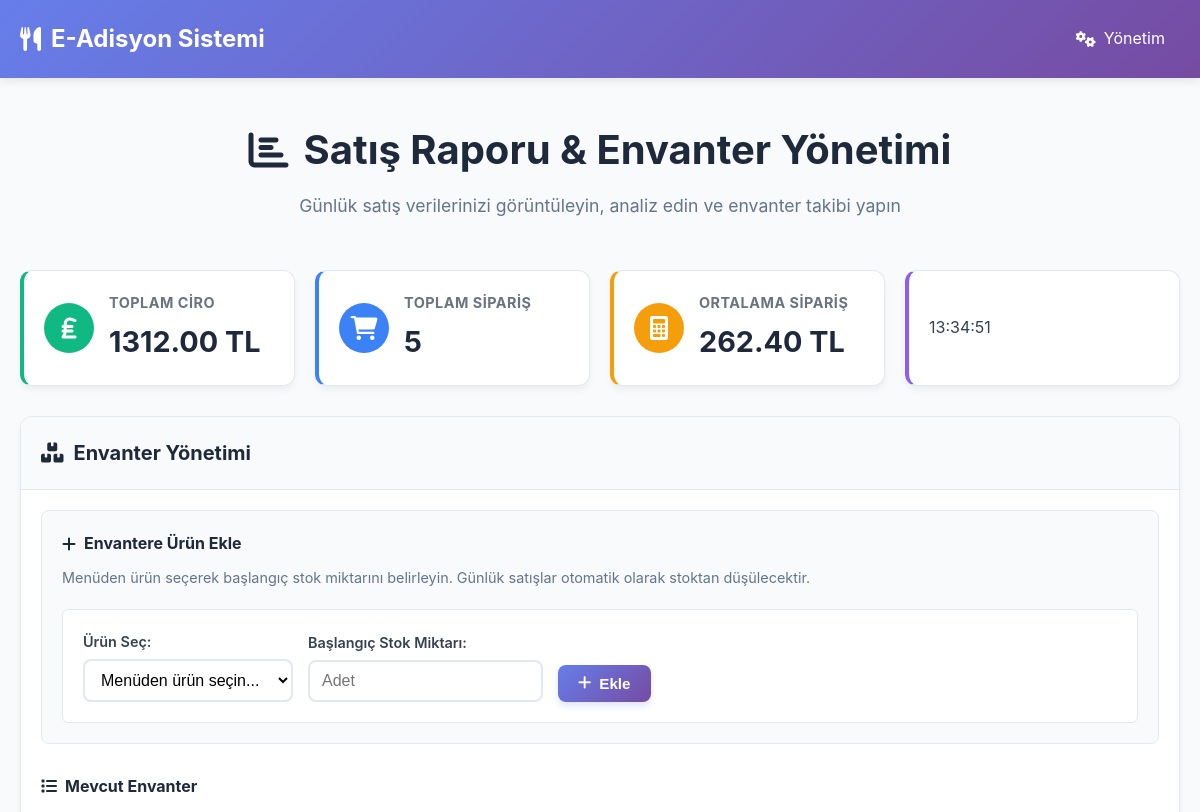
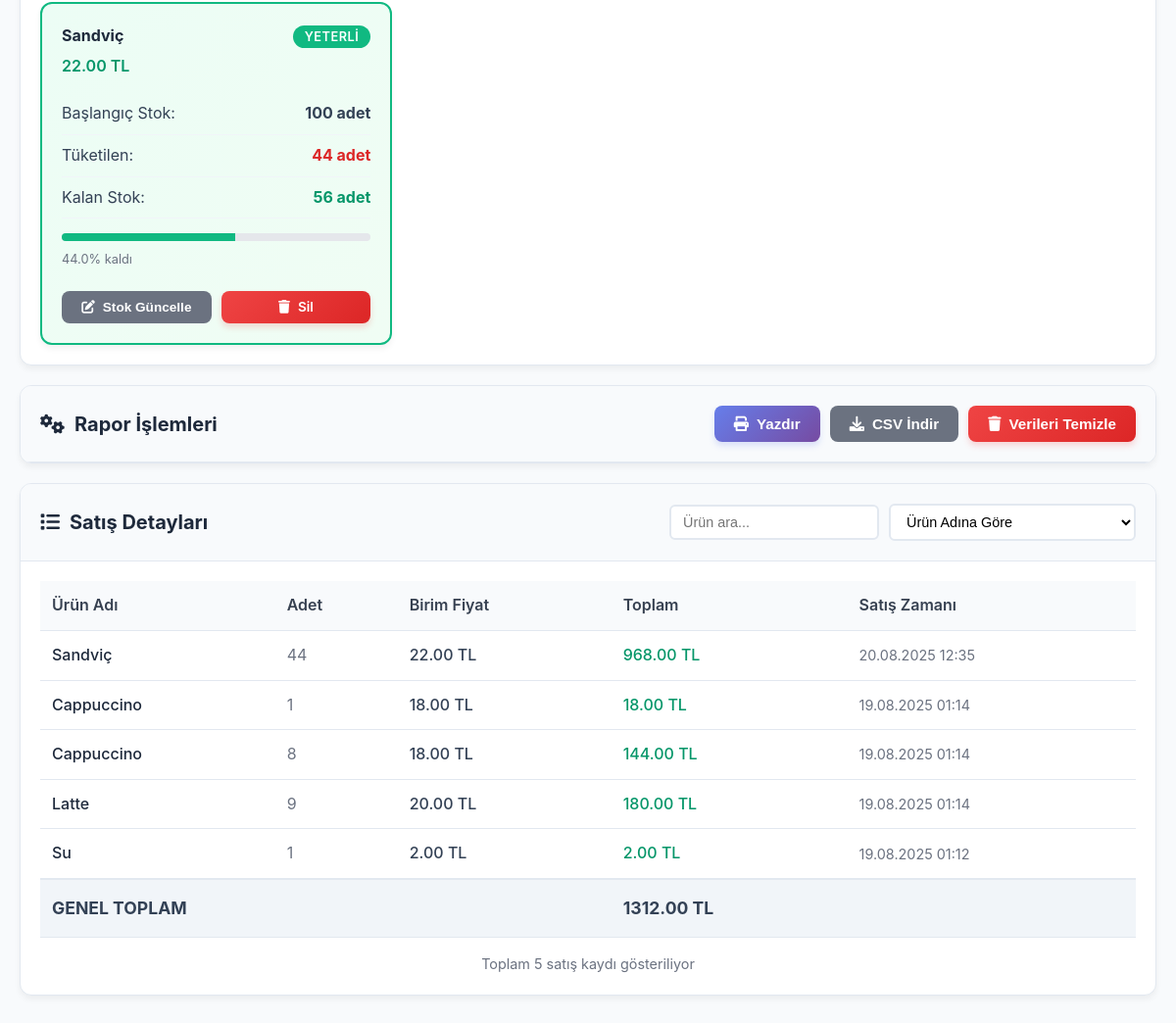
Screenshot of /report with the database file from the repository (2 pictures, top to bottom).
### app.py (models this page shows)
class Urun(db.Model):
    id = db.Column(db.Integer, primary_key=True)
    isim = db.Column(db.String(100))
    fiyat = db.Column(db.Float)

class Envanter(db.Model):
    id = db.Column(db.Integer, primary_key=True)
    urun_id = db.Column(db.Integer, db.ForeignKey('urun.id'))
    baslangic_stok = db.Column(db.Integer)
    kalan_stok = db.Column(db.Integer)
    tarih = db.Column(db.DateTime, default=datetime.utcnow)
    urun = db.relationship('Urun', backref='envanter')

class Satis(db.Model):
    id = db.Column(db.Integer, primary_key=True)
    urun_isim = db.Column(db.String(100))
    adet = db.Column(db.Integer)
    fiyat = db.Column(db.Float)
    toplam = db.Column(db.Float)
    tarih = db.Column(db.DateTime, default=datetime.utcnow)

### app.py (the view)
@app.route('/report')
def report():
    satislar = Satis.query.order_by(Satis.tarih.desc()).all()
    toplam_ciro = sum(satis.toplam for satis in satislar)
    urunler = Urun.query.all()
    envanter_listesi = Envanter.query.all()
    envanter_bilgileri = []
    for envanter in envanter_listesi:
        toplam_satis = sum(satis.adet for satis in satislar if satis.urun_isim == envanter.urun.isim)
        tüketilen = envanter.baslangic_stok - envanter.kalan_stok
        envanter_bilgileri.append({
            'envanter': envanter,
            'tüketilen': tüketilen,
            'yuzde': (tüketilen / envanter.baslangic_stok * 100) if envanter.baslangic_stok > 0 else 0
        })
    return render_template('report.html',
                         satislar=satislar,
                         toplam_ciro=toplam_ciro,
                         urunler=urunler,
                         envanter_bilgileri=envanter_bilgileri)

### templates/report.html (shortened to what this page needs)
{% extends "base.html" %}
{% block content %}
<div class="container">
    <div class="page-header">
        <h1><i class="fas fa-chart-bar"></i> Satış Raporu & Envanter Yönetimi</h1>
        <p>Günlük satış verilerinizi görüntüleyin, analiz edin ve envanter takibi yapın</p>
    </div>
    <div class="summary-cards">
        <div class="summary-card total-revenue">
            <div class="summary-icon">
                <i class="fas fa-lira-sign"></i>
            </div>
            <div class="summary-info">
                <h3>Toplam Ciro</h3>
                <div class="summary-amount">{{ "%.2f"|format(toplam_ciro) }} TL</div>
            </div>
        </div>
        <div class="summary-card total-orders">
            <div class="summary-icon">
                <i class="fas fa-shopping-cart"></i>
            </div>
            <div class="summary-info">
                <h3>Toplam Sipariş</h3>
                <div class="summary-amount">{{ satislar|length }}</div>
            </div>
        </div>
        <div class="summary-card avg-order">
            <div class="summary-icon">
                <i class="fas fa-calculator"></i>
            </div>
            <div class="summary-info">
                <h3>Ortalama Sipariş</h3>
                <div class="summary-amount">
                    {% if satislar|length > 0 %}
                        {{ "%.2f"|format(toplam_ciro / satislar|length) }} TL
                    {% else %}
                        0.00 TL
                    {% endif %}
                </div>
            </div>
        </div>
        <div class="summary-card current-time">
        </div>
    </div>
    <div class="card">
        <div class="card-header">
            <h3><i class="fas fa-boxes"></i> Envanter Yönetimi</h3>
        </div>
        <div class="card-body">
            <div class="inventory-form">
                <h4><i class="fas fa-plus"></i> Envantere Ürün Ekle</h4>
                <p class="form-description">Menüden ürün seçerek başlangıç stok miktarını belirleyin. Günlük satışlar otomatik olarak stoktan düşülecektir.</p>
                <form method="POST" action="{{ url_for('add_envanter') }}" class="form-inline inventory-add">
                    <div class="form-group">
                        <label for="urun_id">Ürün Seç:</label>
                        <select id="urun_id" name="urun_id" required>
                            <option value="">Menüden ürün seçin...</option>
                        </select>
                    </div>
                    <div class="form-group">
                        <label for="stok_miktari">Başlangıç Stok Miktarı:</label>
                        <input type="number" id="stok_miktari" name="stok_miktari" min="0" placeholder="Adet" required>
                    </div>
                    <button type="submit" class="btn btn-primary">
                        <i class="fas fa-plus"></i>
                        Ekle
                    </button>
                </form>
            </div>
            {% if envanter_bilgileri %}
                <div class="inventory-list">
                    <h4><i class="fas fa-list"></i> Mevcut Envanter</h4>
                    {% set kritik_stok = envanter_bilgileri | selectattr('envanter.kalan_stok', 'le', 5) | list %}
                    {% set tukenen_stok = envanter_bilgileri | selectattr('envanter.kalan_stok', 'eq', 0) | list %}
                    <div class="inventory-grid">
                        {% for item in envanter_bilgileri %}
                            {% set stok_durumu = 'tukendi' if item.envanter.kalan_stok == 0 else ('az' if item.envanter.kalan_stok <= 5 else 'yeterli') %}
                            <div class="inventory-card inventory-{{ stok_durumu }}">
                                <div class="inventory-header">
                                    <div class="product-info">
                                        <h4>{{ item.envanter.urun.isim }}</h4>
                                        <span class="product-price">{{ "%.2f"|format(item.envanter.urun.fiyat) }} TL</span>
                                    </div>
                                    <div class="stock-status">
                                        {% if stok_durumu == 'tukendi' %}
                                            <span class="status-badge danger">Tükendi</span>
                                        {% elif stok_durumu == 'az' %}
                                            <span class="status-badge warning">Az Stok</span>
                                        {% else %}
                                            <span class="status-badge success">Yeterli</span>
                                        {% endif %}
                                    </div>
                                </div>
                                <div class="inventory-details">
                                    <div class="detail-row">
                                        <span>Başlangıç Stok:</span>
                                        <strong>{{ item.envanter.baslangic_stok }} adet</strong>
                                    </div>
                                    <div class="detail-row">
                                        <span>Tüketilen:</span>
                                        <strong class="consumed">{{ item.tüketilen }} adet</strong>
                                    </div>
                                    <div class="detail-row">
                                        <span>Kalan Stok:</span>
                                        <strong class="remaining-{{ stok_durumu }}">{{ item.envanter.kalan_stok }} adet</strong>
                                    </div>
                                    <div class="stock-progress">
                                        <div class="progress-bar">
                                            <div class="progress-fill progress-{{ stok_durumu }}"
                                                 style="width: {{ (item.envanter.kalan_stok / item.envanter.baslangic_stok * 100) if item.envanter.baslangic_stok > 0 else 0 }}%"></div>
                                        </div>
                                        <span class="progress-text">{{ "%.1f"|format(item.yuzde) }}% kaldı</span>
                                    </div>
                                </div>
                                <div class="inventory-actions">
                                    <button onclick="updateStock({{ item.envanter.id }}, '{{ item.envanter.urun.isim }}', {{ item.envanter.kalan_stok }})"
                                            class="btn btn-secondary btn-sm">
                                        <i class="fas fa-edit"></i>
                                        Stok Güncelle
                                    </button>
                                    <a href="{{ url_for('delete_envanter', envanter_id=item.envanter.id) }}"
                                       class="btn btn-danger btn-sm"
                                       onclick="return confirm('Bu envanter kaydını silmek istediğinizden emin misiniz?')">
                                        <i class="fas fa-trash"></i>
                                        Sil
                                    </a>
                                </div>
                            </div>
                        {% endfor %}
                    </div>
                </div>
            {% else %}
                <div class="no-inventory">
                    <i class="fas fa-boxes"></i>
                    <h4>Henüz envanter kaydı bulunmuyor</h4>
                    <p>Yukarıdaki formdan ürün ekleyerek envanter takibine başlayın.</p>
                </div>
            {% endif %}
        </div>
    </div>
    <div class="card">
        <div class="card-header">
            <h3><i class="fas fa-cogs"></i> Rapor İşlemleri</h3>
            <div class="report-actions">
                <button onclick="window.print()" class="btn btn-primary">
                    <i class="fas fa-print"></i>
                    Yazdır
                </button>
                <button onclick="exportToCSV()" class="btn btn-secondary">
                    <i class="fas fa-download"></i>
                    CSV İndir
                </button>
                <button onclick="clearSalesData()" class="btn btn-danger">
                    <i class="fas fa-trash"></i>
                    Verileri Temizle
                </button>
            </div>
        </div>
    </div>
    <div class="card">
        <div class="card-header">
            <h3><i class="fas fa-list"></i> Satış Detayları</h3>
            <div class="search-filter">
                <input type="text" id="searchInput" placeholder="Ürün ara..." class="search-input">
                <select id="sortSelect" class="sort-select">
                    <option value="name">Ürün Adına Göre</option>
                </select>
            </div>
        </div>
        <div class="card-body">
            {% if satislar %}
                <div class="table-responsive">
                    <table class="report-table" id="salesTable">
                        <thead>
                            <tr>
                                <th>Ürün Adı</th>
                                <th>Adet</th>
                                <th>Birim Fiyat</th>
                                <th>Toplam</th>
                                <th>Satış Zamanı</th>
                            </tr>
                        </thead>
                        <tbody id="salesTableBody">
                            {% for satis in satislar %}
                                <tr class="sale-row"
                                    data-name="{{ satis.urun_isim|lower }}"
                                    data-total="{{ satis.toplam }}"
                                    data-quantity="{{ satis.adet }}">
                                    <td class="product-name">{{ satis.urun_isim }}</td>
                                    <td class="quantity">{{ satis.adet }}</td>
                                    <td class="unit-price">{{ "%.2f"|format(satis.fiyat) }} TL</td>
                                    <td class="total-price">{{ "%.2f"|format(satis.toplam) }} TL</td>
                                    <td class="sale-time">{{ satis.tarih.strftime('%d.%m.%Y %H:%M') }}</td>
                                </tr>
                            {% endfor %}
                        </tbody>
                        <tfoot>
                            <tr class="total-row">
                                <td colspan="3"><strong>GENEL TOPLAM</strong></td>
                                <td><strong id="grandTotal">{{ "%.2f"|format(toplam_ciro) }} TL</strong></td>
                                <td></td>
                            </tr>
                        </tfoot>
                    </table>
                </div>
                <div class="table-info">
                    <p>Toplam {{ satislar|length }} satış kaydı gösteriliyor</p>
                </div>
            {% endif %}
        </div>
    </div>
</div>
{% endblock %}

### static/css/style.css (style rules this page uses)
* { margin: 0; padding: 0; box-sizing: border-box; }
body { font-family: -apple-system, BlinkMacSystemFont, 'Segoe UI', Roboto, 'Helvetica Neue', Arial, sans-serif; background-color: #f8fafc; color: #334155; line-height: 1.6; }
.container { max-width: 1200px; margin: 0 auto; padding: 20px; }
.page-header { text-align: center; margin-bottom: 30px; padding: 20px 0; }
.page-header h1 { font-size: 2.5rem; color: #1e293b; margin-bottom: 10px; display: flex; align-items: center; justify-content: center; gap: 15px; }
.page-header p { color: #64748b; font-size: 1.1rem; }
.card { background: white; border-radius: 12px; box-shadow: 0 4px 6px rgba(0,0,0,0.05); margin-bottom: 20px; overflow: hidden; border: 1px solid #e2e8f0; }
.card-header { background: #f8fafc; padding: 20px; border-bottom: 1px solid #e2e8f0; display: flex; justify-content: space-between; align-items: center; }
.card-header h3 { color: #1e293b; font-size: 1.25rem; display: flex; align-items: center; gap: 10px; }
.card-body { padding: 20px; }
.form-inline { display: flex; gap: 15px; align-items: end; flex-wrap: wrap; }
.form-group { display: flex; flex-direction: column; gap: 5px; }
label { font-weight: 600; color: #374151; font-size: 0.9rem; }
input, select { padding: 10px 12px; border: 2px solid #e2e8f0; border-radius: 8px; font-size: 1rem; transition: all 0.3s ease; background: white; }
.btn { padding: 10px 20px; border: none; border-radius: 8px; cursor: pointer; font-weight: 600; text-decoration: none; display: inline-flex; align-items: center; gap: 8px; transition: all 0.3s ease; font-size: 0.95rem; }
.btn-primary { background: linear-gradient(135deg, #667eea 0%, #764ba2 100%); color: white; box-shadow: 0 4px 6px rgba(102, 126, 234, 0.2); }
.btn-danger { background: linear-gradient(135deg, #ef4444 0%, #dc2626 100%); color: white; box-shadow: 0 4px 6px rgba(239, 68, 68, 0.2); }
.btn-secondary { background: #6b7280; color: white; }
.btn-sm { padding: 6px 12px; font-size: 0.85rem; }

### rows the page displays
Urun: envanter.urun.isim "Sandviç", envanter.urun.fiyat "22.00"
Envanter: envanter.baslangic_stok "100", envanter.kalan_stok "56"
Satis: urun_isim "Sandviç", adet "44", fiyat "22.00", toplam "968.00", tarih "20.08.2025 12:35"
Satis: urun_isim "Cappuccino", adet "1", fiyat "18.00", toplam "18.00", tarih "19.08.2025 01:14"
Satis: urun_isim "Cappuccino", adet "8", fiyat "18.00", toplam "144.00", tarih "19.08.2025 01:14"
Satis: urun_isim "Latte", adet "9", fiyat "20.00", toplam "180.00", tarih "19.08.2025 01:14"
Satis: urun_isim "Su", adet "1", fiyat "2.00", toplam "2.00", tarih "19.08.2025 01:12"

### other values shown
{{ "%.2f"|format(toplam_ciro) }} "1312.00"
{{ satislar|length }} "5"
{{ "%.2f"|format(toplam_ciro / satislar|length) }} "262.40"
{{ item.tüketilen }} "44"
{{ "%.1f"|format(item.yuzde) }} "44.0"
